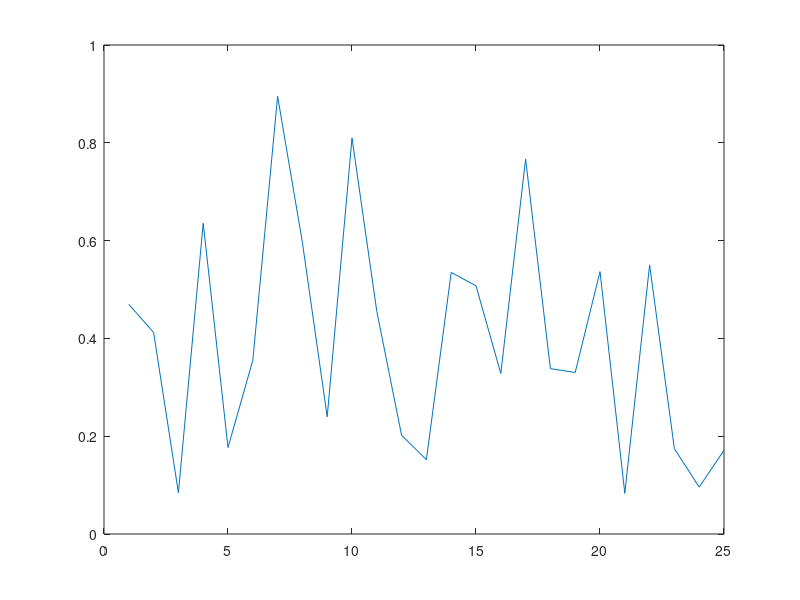

MATLAB code to generate this figure:
%% Example 1: stop for loop early
for i=1:10
    disp(i)
    if i==5
        disp('Stpooing the loop early')
        break
    end
end

%% Example 2: stop while loop early

count=1;
while true
    disp(['count=',num2str(count)])
    if count>=3
        break %stop when count reaches 3
    end
    count=count+1;
end

%% Example 3
A=[3 7 2 9 5 8];
target=9;
for i=1:length(A)
    if A(i)==target
        disp(['target found at index',num2str(i)])
        break
    end
end

%% Example 4
% Nested loop
for i=1:3
    for j=1:3
        fprintf('i=%d, j=%d\n', i,j)
        if j==2
            disp('Breaking inner loop...')
            break
        end
    end
end

%% Example 5
a=1;
while a<2
    x=rand;
    disp(x)
    if x>=0.9
        disp('x>=0.9')
        break
    end
    

end

T=[];
% while true means doing it forever
while true
    x=rand;
    disp(x)
    if x>=0.9
        disp('condition met')
        break
    end
    T=[T x];
end
y=1:length(T);
plot(y,T)

%% Example 6
for i=1:10
    if mod(i,2)==0
        continue
    end
    disp(['corrent i= ',num2str(i)])
    if i==7
        disp('reached 7')
        break
    end
end

%% Example 7
A=[5 0 8 -1 -7 0 3];
for i=1:length(A)
    if A(i)==0
        disp(['skipping zero at position ',num2str(i)])
        continue
    end
    disp(['Value=',num2str(A(i))])
    if A(i)<0
        disp('Negative number found-breaking loop')
        break
    end
end
